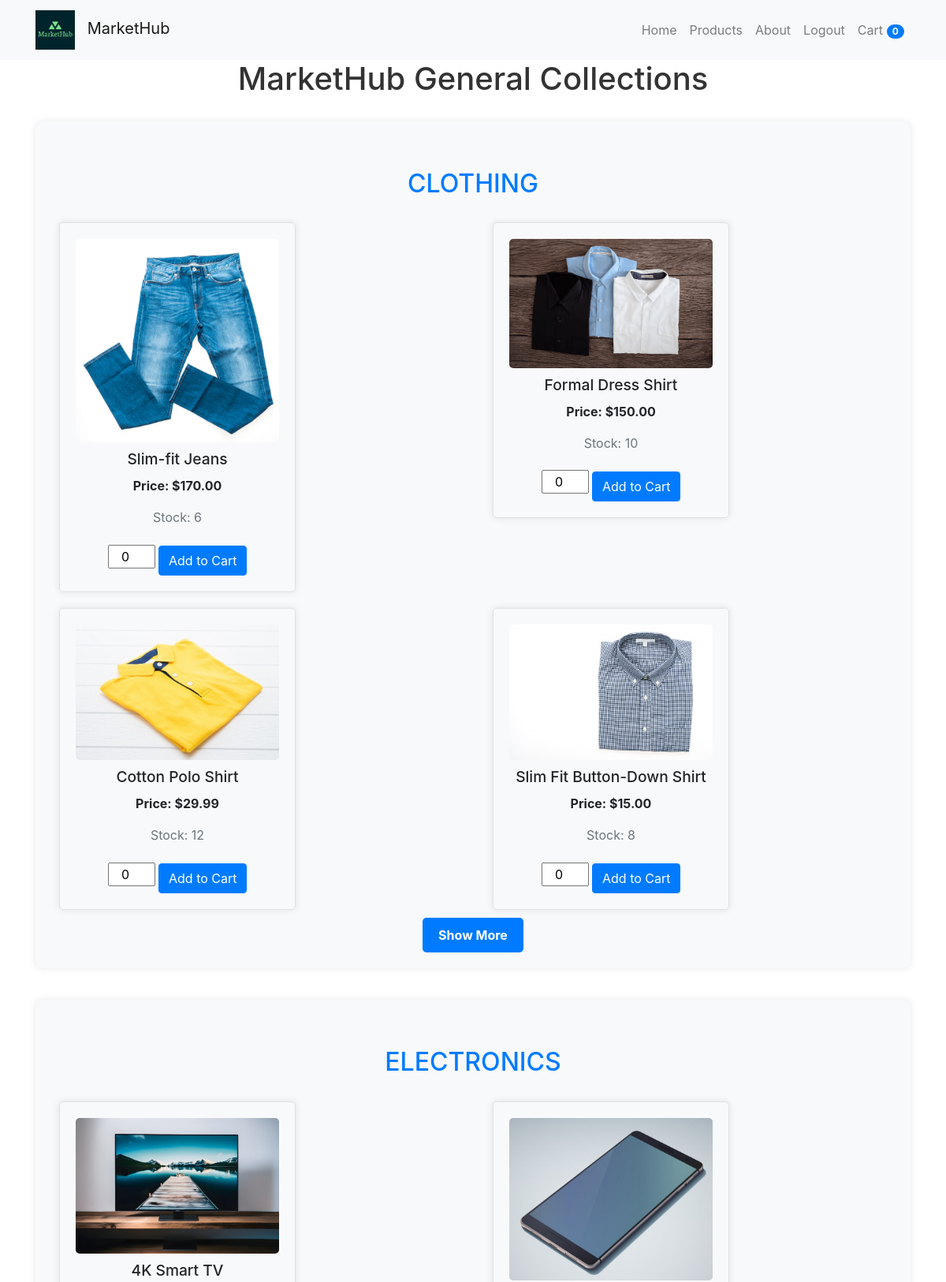
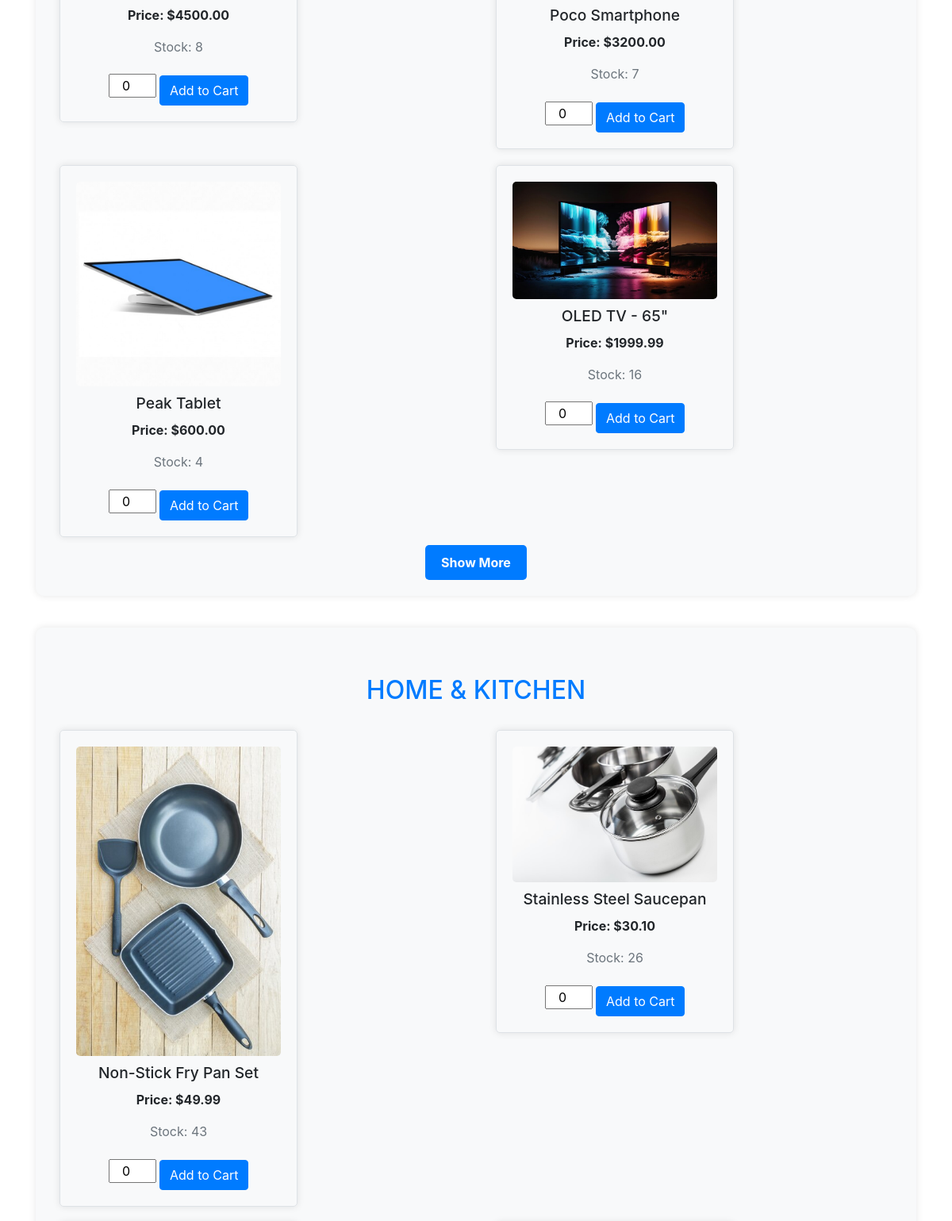
Screenshot of /products/ (signed in, upper part) with the database file from the repository (2 pictures, top to bottom).
### MarketHub/models.py (models this page shows, shortened)
class Category(models.Model):
    name = models.CharField(max_length=100, unique=True)  # Ensures unique category names
    parent = models.ForeignKey('self', blank=True, null=True, related_name='children', on_delete=models.CASCADE)

class Product(models.Model):
    name = models.CharField(max_length=100)
    description = models.TextField()
    price = models.DecimalField(max_digits=10, decimal_places=2)
    stock = models.PositiveIntegerField()
    image = models.ImageField(upload_to='products/', blank=True)  # Optional product image
    category = models.ForeignKey(Category, on_delete=models.SET_NULL, null=True)  # Set category to NULL if related category is deleted
    subcategory = models.ForeignKey(SubCategory, on_delete=models.SET_NULL, null=True)  # Set subcategory to NULL if related subcategory is deleted
    cart_quantity = models.PositiveIntegerField(default=0)  # New field to store cart quantity

### MarketHub/views.py (the view)
# urls.py: path('products/', views.display_two_products, name='products'),
@login_required
def display_two_products(request):
    cart_products = Product.objects.filter(cart_quantity__gt=0)
    cart_count = cart_products.aggregate(Sum('cart_quantity'))['cart_quantity__sum'] or 0
    categories = Category.objects.all()
    category_products = []
    for category in categories:
        products = Product.objects.filter(category=category)[:4]  # Retrieve some products per category
        category_products.append({'category': category, 'products': products})
    return render(request, 'display_two_products.html', {'category_products': category_products, 'cart_count': cart_count})

### Templates/display_two_products.html (shortened to what this page needs)
{% load static %}
<!DOCTYPE html>
<html lang="en">
<head>
    <link rel="stylesheet" href="{% static 'css/product.css' %}">
    <link rel="stylesheet" href="https://stackpath.bootstrapcdn.com/bootstrap/4.5.2/css/bootstrap.min.css">
</head>
<body>
<nav class="navbar navbar-expand-lg navbar-light bg-light">
    <div class="container">
        <a class="navbar-brand" href="#">
            <img src="{% static 'images/default.png' %}" alt="Logo">
            MarketHub
        </a>
        <div class="collapse navbar-collapse" id="navbarNav">
            <ul class="navbar-nav ml-auto">
                <li class="nav-item">
                    <a class="nav-link" href="#">Home</a>
                </li>
                <li class="nav-item">
                    <a class="nav-link" href="#">Products</a>
                </li>
                <li class="nav-item">
                    <a class="nav-link" href="#">About</a>
                </li>
                <li class="nav-item">
                    <a class="nav-link" href="{% url 'logout' %}">Logout</a>
                </li>
            </ul>
            <ul class="navbar-nav">
                <li class="nav-item">
                <ul class="navbar-nav">
                    <li class="nav-item">
                        <a class="nav-link" href="{% url 'cart_detail' %}">
                             Cart
                            <span id="cart-count" class="badge badge-pill badge-primary">{{ cart_count }}</span>
                        </a>
                    </li>
                </ul>
            </ul>
        </div>
    </div>
</nav>
<div class="container">
    <h1>MarketHub General Collections</h1>
    {% for category_product in category_products %}
        <div class="category-section">
            <h2>{{ category_product.category.name }}</h2>
            <div class="row product-container">
                {% for product in category_product.products %}
                    <div class="col-md-6">
                        <div class="product-card">
                            <img src="{{ product.image.url }}" alt="{{ product.name }}" class="product-image">
                            <h3 class="product-name">{{ product.name }}</h3>
                            <p class="product-price">Price: ${{ product.price }}</p>
                            <p class="product-stock">Stock: {{ product.stock }}</p>
                            <form method="post" action="{% url 'add_to_cart' product.id %}">
                                <input type="number" class="quantity-input" name="quantity" value="{{ product.cart_quantity }}" min="1" data-product-id="{{ product.id }}">
                                <button type="submit" class="btn btn-primary mt-2">Add to Cart</button>
                            </form>
                        </div>
                    </div>
                {% endfor %}
            </div>
            <div class="text-center">
                <a href="{% url 'product_list_by_category' category_product.category.id %}" class="show-more-link">Show More</a>
            </div>
        </div>
    {% endfor %}
</div>
</body>
</html>

### static/css/product.css (style rules this page uses)
.navbar-brand img { max-height: 50px; margin-right: 10px; }
.product-container { display: flex; flex-wrap: wrap; justify-content: center; margin-top: 20px; }
.product-card { border: 1px solid #dee2e6; border-radius: 5px; padding: 20px; margin: 10px; width: 300px; box-shadow: 0px 0px 10px rgba(0, 0, 0, 0.1); text-align: center; }
.product-image { width: 100%; height: auto; border-radius: 5px; }
.product-name { font-size: 1.2rem; margin-top: 10px; }
.product-price { font-weight: bold; margin-top: 10px; }
.product-stock { color: #6c757d; margin-top: 10px; }
.quantity-input { width: 60px; text-align: center; }
.show-more-link { display: inline-block; background-color: #007bff; color: #fff; padding: 10px 20px; border-radius: 5px; text-decoration: none; font-weight: bold; transition: background-color 0.3s ease; }
h1 { font-size: 2.5rem; text-align: center; margin-bottom: 30px; color: #333; }
h2 { font-size: 2rem; margin-top: 40px; margin-bottom: 20px; color: #007bff; text-transform: uppercase; text-align: center; }
.category-section { background-color: #f8f9fa; padding: 20px; border-radius: 10px; box-shadow: 0px 0px 10px rgba(0, 0, 0, 0.1); margin-bottom: 40px; }

### Templates/display_two_products.html (style rules this page uses)
.navbar-brand img { max-height: 50px; margin-right: 10px; }
.product-container { display: flex; flex-wrap: wrap; justify-content: center; margin-top: 20px; }
.product-card { border: 1px solid #dee2e6; border-radius: 5px; padding: 20px; margin: 10px; width: 300px; box-shadow: 0px 0px 10px rgba(0, 0, 0, 0.1); text-align: center; }
.product-image { width: 100%; height: auto; border-radius: 5px; }
.product-name { font-size: 1.2rem; margin-top: 10px; }
.product-price { font-weight: bold; margin-top: 10px; }
.product-stock { color: #6c757d; margin-top: 10px; }
.quantity-input { width: 60px; text-align: center; }
.show-more-link { display: inline-block; background-color: #007bff; color: #fff; padding: 10px 20px; border-radius: 5px; text-decoration: none; font-weight: bold; transition: background-color 0.3s ease; }
h1 { font-size: 2.5rem; text-align: center; margin-bottom: 30px; color: #333; }
h2 { font-size: 2rem; margin-top: 40px; margin-bottom: 20px; color: #007bff; text-transform: uppercase; text-align: center; }
.category-section { background-color: #f8f9fa; padding: 20px; border-radius: 10px; box-shadow: 0px 0px 10px rgba(0, 0, 0, 0.1); margin-bottom: 40px; }

### rows the page displays
Category: category.name "CLOTHING"
Product: image (picture), name "Slim-fit Jeans", price "170.00", stock "6", quantity "0"
Product: image (picture), name "Formal Dress Shirt", price "150.00", stock "10", quantity "0"
Product: image (picture), name "Cotton Polo Shirt", price "29.99", stock "12", quantity "0"
Product: image (picture), name "Slim Fit Button-Down Shirt", price "15.00", stock "8", quantity "0"
Category: category.name "ELECTRONICS"
Product: image (picture), name "4K Smart TV", price "4500.00", stock "8", quantity "0"
Product: image (picture), name "Poco Smartphone", price "3200.00", stock "7", quantity "0"
Product: image (picture), name "Peak Tablet", price "600.00", stock "4", quantity "0"
Product: image (picture), name "OLED TV - 65\"", price "1999.99", stock "16", quantity "0"
Category: category.name "HOME & KITCHEN"
Product: image (picture), name "Non-Stick Fry Pan Set", price "49.99", stock "43", quantity "0"
Product: image (picture), name "Stainless Steel Saucepan", price "30.10", stock "26", quantity "0"

### other values shown
{{ cart_count }} "0"
